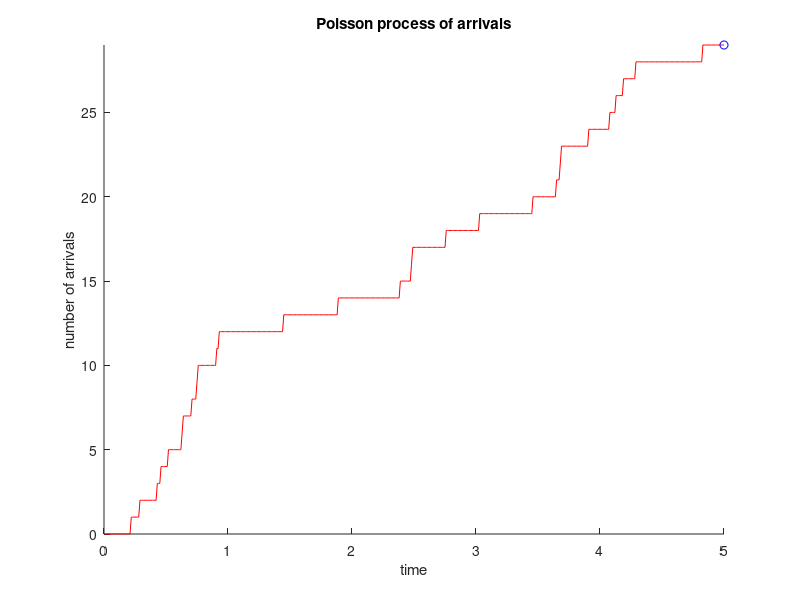

Recreate this plot in MATLAB.
% Simulate a [0, Tmax] segment of a Poisson counting process.
clear all
lambda = input('frequency lambda = '); % given frequency
Tmax = input('time frame (in minutes) Tmax = '); % given time period
arr_times = -1/lambda * log(rand); % array containing arrival times
                                   % each interarriv. time is Exp(lambda)
last_arrival = arr_times;
while last_arrival <= Tmax
    last_arrival = last_arrival - 1/lambda * log(rand);
    arr_times = [arr_times, last_arrival];
end

arr_times = arr_times(1 : end - 1); % nr. of arrivals during time Tmax
% last last_arrival should not be included

%%% Graph the trajectory %%%
step = 0.01; % small step size, simulate continuity
t = 0 : step: Tmax; % time variable
Nsteps = length(t);
X = zeros(1, Nsteps); % Poisson process X(t)
for s = 1 : Nsteps
    X(s) = sum(arr_times <= t(s));
end % X(s) is the number of arrivals by the time t(s)
% X

% illustration
clf
axis([0 max(t) 0 max(X)]); hold on
title('Poisson process of arrivals')
xlabel('time'); ylabel('number of arrivals')
% plot(t, X, 'r')
comet(t, X);